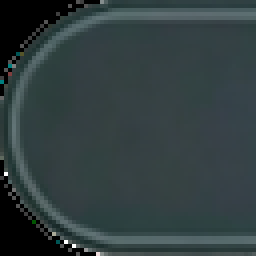
#> input picture v2Bg.png, 64 x 64 px (shown 4 times larger)
$ python v2LightBg.py
#> lines starting #> are read from the running program, lines starting #| are printed output that depends on the picture; after the words box and inside, x2 and y2 are one past the last pixel; in counts of white or black regions, pixels touching at a corner belong together
import cv2
import numpy as np

# [56 lines left out: function add_glow_to_alpha_channel, not called in this run]


def advanced_add_glow_to_alpha_channel(image_path, output_path, blur_radius=15, intensity=0.3):
    """
    更高级的光晕添加方法，使用多层模糊来创建更自然的光晕效果

    参数:
    image_path: 输入图像路径
    output_path: 输出图像路径
    blur_radius: 模糊半径，控制光晕扩散范围
    intensity: 光晕强度，0-1之间
    """
#> called with image_path = 'v2Bg.png', output_path = 'v2Bg_with_glow.png', blur_radius = 10, intensity = 0.4
    # 读取图像
    img = cv2.imread(image_path, cv2.IMREAD_UNCHANGED)
#> img is the input picture: shape (64, 64, 4); mean B, G, R, A 64.1, 62.5, 49.8, 224.9

    # 确保图像是RGBA格式
    if img.shape[2] == 3:  # 如果是RGB，添加Alpha通道
        b_channel, g_channel, r_channel = cv2.split(img)
        alpha_channel = np.ones(b_channel.shape, dtype=b_channel.dtype) * 255
        img = cv2.merge((b_channel, g_channel, r_channel, alpha_channel))

    # 提取Alpha通道
    alpha_channel = img[:, :, 3]
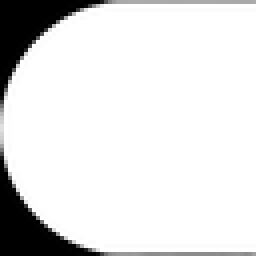
#> alpha_channel: shape (64, 64) (shown 4 times larger); min 0, max 255, mean 224.9

    # 创建一个二值掩码，突出显示非透明区域
    _, binary_mask = cv2.threshold(alpha_channel, 1, 255, cv2.THRESH_BINARY)
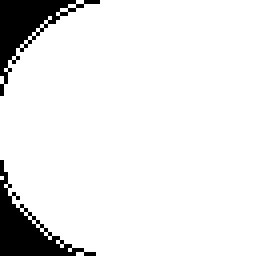
#> binary_mask: shape (64, 64) (shown 4 times larger); 91.3% white; 2 black regions
    binary_mask = binary_mask.astype(np.uint8)

    # 计算轮廓
    contours, _ = cv2.findContours(binary_mask, cv2.RETR_EXTERNAL, cv2.CHAIN_APPROX_SIMPLE)
#> contours = 2 contours, 1 with area under 20; largest, box (x1, y1, x2, y2) and area: (0, 0, 64, 64) 3646

    # 创建轮廓掩码
    contour_mask = np.zeros_like(binary_mask)
    cv2.drawContours(contour_mask, contours, -1, (255), thickness=2)
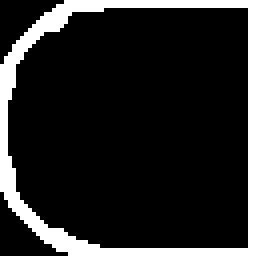
#> contour_mask: shape (64, 64) (shown 4 times larger); 14.3% white; 1 white region, box (x1, y1, x2, y2) and area: (0, 0, 64, 64) 587

    # 创建多个模糊层来模拟光晕效果
    glow_layers = []
    weights = [0.6, 0.3, 0.1]  # 不同层的权重
    radii = [blur_radius, blur_radius*2, blur_radius*3]  # 不同的模糊半径

    for i, radius in enumerate(radii):
        kernel_size = radius * 2 + 1
        if kernel_size % 2 == 0:  # 确保核大小为奇数
            kernel_size += 1
        blurred = cv2.GaussianBlur(contour_mask, (kernel_size, kernel_size), radius/3)
        # 应用强度并转换为uint8
        blurred = (blurred * intensity * weights[i]).astype(np.uint8)
        glow_layers.append(blurred)
#> this loop made 3 passes
#> pass 2, in advanced_add_glow_to_alpha_channel, `blurred = (blurred * intensity * weights[i]).astype(np.uint8)`:
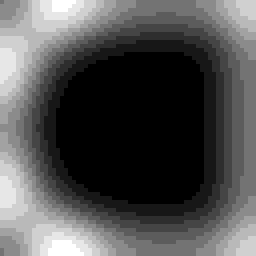
#> blurred: shape (64, 64) (shown 4 times larger); min 0, max 11, mean 3.51; drawn with min black and max white
#> after the loop, glow_layers = 3 items

    # 合并所有光晕层
    combined_glow = np.zeros_like(binary_mask, dtype=np.float32)
    for layer in glow_layers:
        combined_glow += layer.astype(np.float32)
#> this loop made 3 passes
#> pass 1, in advanced_add_glow_to_alpha_channel, `combined_glow += layer.astype(np.float32)`:
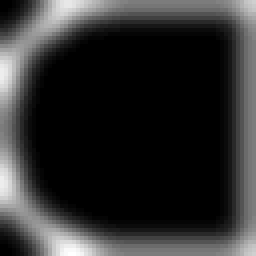
#> combined_glow: shape (64, 64) float32 (shown 4 times larger); min 0, max 43, mean 7.8; drawn with min black and max white

    # 限制最大值为255
    combined_glow = np.clip(combined_glow, 0, 255).astype(np.uint8)

    # 将光晕效果合并到原始alpha通道
    final_alpha = cv2.add(alpha_channel, combined_glow)
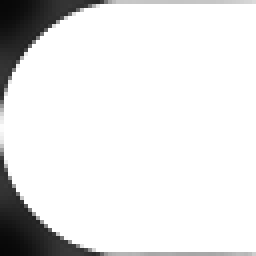
#> final_alpha: shape (64, 64) (shown 4 times larger); min 7, max 255, mean 229.7
    # 确保alpha值不超过255
    final_alpha = np.minimum(final_alpha, 255)

    # 更新图像的alpha通道
    img[:, :, 3] = final_alpha
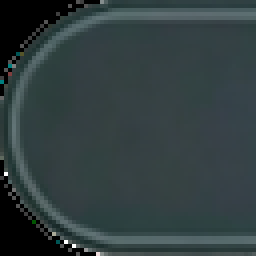
#> img: shape (64, 64, 4) (shown 4 times larger); 18.14% of pixels changed, all inside (x1, y1, x2, y2) = (0, 0, 64, 64)

    # 保存结果
    cv2.imwrite(output_path, img, [cv2.IMWRITE_PNG_COMPRESSION, 9])

    print(f"高级处理完成，输出文件: {output_path}")
    return img


if __name__ == "__main__":
    input_path = "v2Bg.png"
    output_path = "v2Bg_with_glow.png"

    # 可以选择使用基础或高级方法
    # 使用高级方法，通常效果更好
    result_img = advanced_add_glow_to_alpha_channel(input_path, output_path, blur_radius=10, intensity=0.4)
